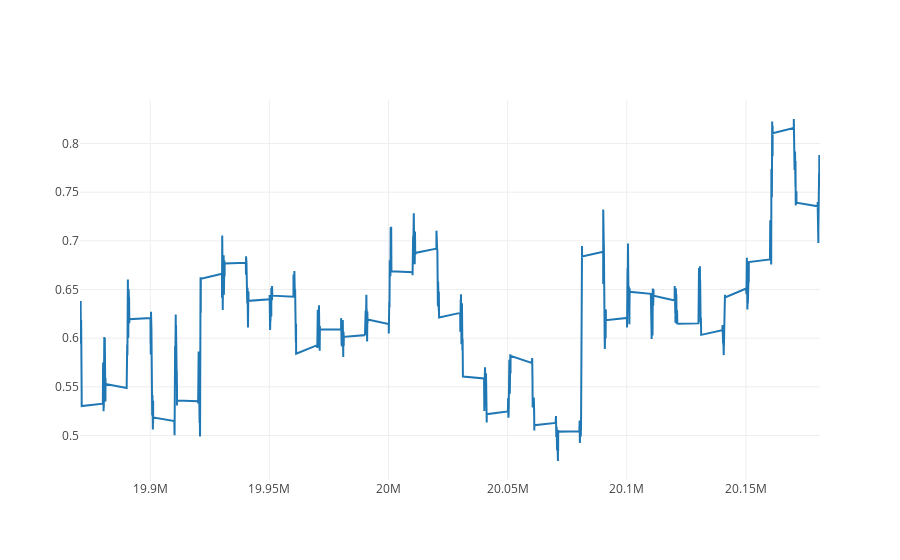

The notebook cell this image was saved under:
### Code cell
btc_trace = go.Scatter(x=data.index, y=data['exukus'], name= 'exu')
py.iplot([btc_trace])

### Figure 1 — Plotly figure (JSON) as saved in the notebook; plotly's stock layout.template omitted (floating-point values rounded to 4 significant figures; data arrays with more than 128 entries replaced by an {"elided": "..."} marker saying what was removed)
{"data": [{"name": "exu", "type": "scatter", "uid": "d9b08123-395a-4b76-a7d1-eee0515d0cd8", "x": {"elided": "7931 int values"}, "y": {"elided": "7931 float values"}}], "layout": {}}
